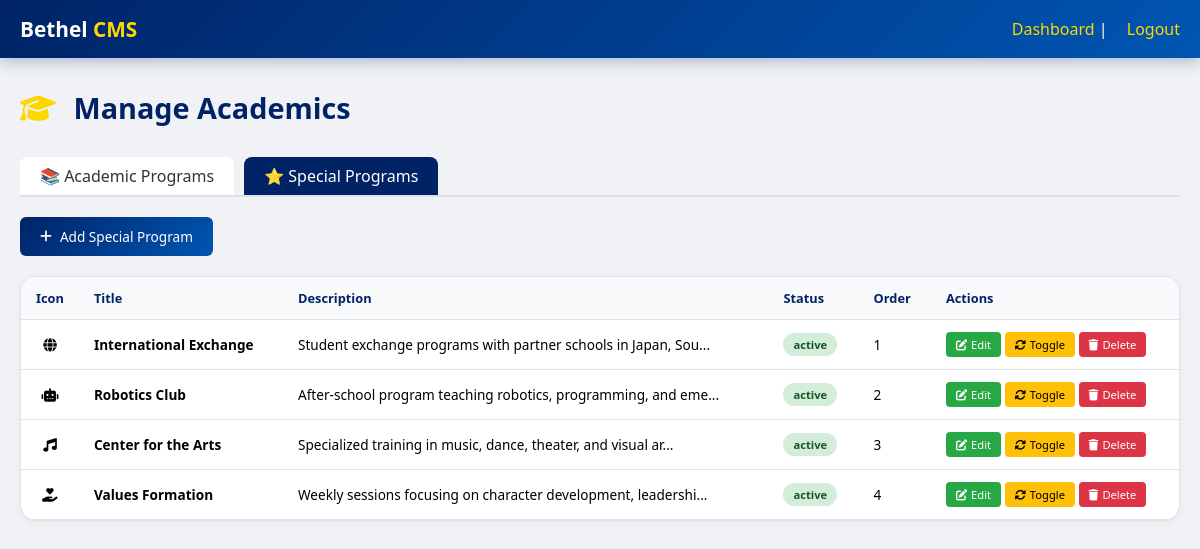
Screenshot of /admin/manage-academics.php?tab=special (signed in) with the database file from the repository.
### tables this page shows
CREATE TABLE `special_programs` (
  `id` int(11) NOT NULL,
  `title` varchar(100) NOT NULL,
  `description` text NOT NULL,
  `icon_class` varchar(50) DEFAULT NULL,
  `display_order` int(11) DEFAULT 0,
  `status` enum('active','inactive') DEFAULT 'active',
  `created_at` timestamp NOT NULL DEFAULT current_timestamp()
);

### admin/manage-academics.php (the view, shortened to what this page needs)
<?php
require_once '../includes/db.php';
$active_tab = isset($_GET['tab']) ? $_GET['tab'] : 'programs';
$special_programs = $pdo->query("SELECT * FROM special_programs ORDER BY display_order")->fetchAll();
?>
<!DOCTYPE html>
<html lang="en">
<head>
    <link rel="stylesheet" href="https://cdnjs.cloudflare.com/ajax/libs/font-awesome/6.4.0/css/all.min.css">
    <link rel="stylesheet" href="../css/admin-style.css">
</head>
<body>
<div class="admin-wrapper">
    <nav class="admin-nav"><div class="admin-nav-container"><div class="admin-logo">Bethel <span>CMS</span></div><div class="admin-user"><a href="dashboard.php">Dashboard</a> | <a href="logout.php">Logout</a></div></div></nav>
    <div class="admin-container">
        <div class="page-header"><h1><i class="fas fa-graduation-cap"></i> Manage Academics</h1></div>
        <div class="tabs">
            <a href="manage-academics.php?tab=programs" class="tab <?php echo $active_tab == 'programs' ? 'active' : ''; ?>">📚 Academic Programs</a>
            <a href="manage-academics.php?tab=special" class="tab <?php echo $active_tab == 'special' ? 'active' : ''; ?>">⭐ Special Programs</a>
        </div>
        <?php if ($active_tab == 'special'): ?>
            <button class="btn-primary" onclick="openSpecialModal()"><i class="fas fa-plus"></i> Add Special Program</button>
            <div class="data-table-container">
                <table class="data-table">
                    <thead><tr><th>Icon</th><th>Title</th><th>Description</th><th>Status</th><th>Order</th><th>Actions</th></tr></thead>
                    <tbody>
                        <?php foreach($special_programs as $sp): ?>
                        <tr>
                            <td class="icon-preview"><i class="<?php echo htmlspecialchars($sp['icon_class'] ?: 'fas fa-star'); ?>"></i></td>
                            <td><strong><?php echo htmlspecialchars($sp['title']); ?></strong></td>
                            <td><?php echo htmlspecialchars(substr($sp['description'],0,60)); ?>...</td>
                            <td><span class="status-badge status-<?php echo $sp['status']; ?>"><?php echo $sp['status']; ?></span></td>
                            <td><?php echo $sp['display_order']; ?></td>
                            <td class="actions">
                                <button class="btn-edit" onclick='editSpecial(<?php echo json_encode($sp); ?>)'><i class="fas fa-edit"></i> Edit</button>
                                <a href="?toggle_special=<?php echo $sp['id']; ?>&tab=special" class="btn-toggle"><i class="fas fa-sync-alt"></i> Toggle</a>
                                <a href="?delete_special=<?php echo $sp['id']; ?>&tab=special" class="btn-delete" onclick="return confirm('Delete?')"><i class="fas fa-trash"></i> Delete</a>
                            </td>
                        </tr>
                        <?php endforeach; ?>
                    </tbody>
                </table>
            </div>
        <?php endif; ?>
    </div>
</div>
</body>
</html>

### css/admin-style.css (style rules this page uses)
* { margin: 0; padding: 0; box-sizing: border-box; font-family: 'Segoe UI', Roboto, system-ui, sans-serif; }
:root { --primary-color: #002366; --secondary-color: #0056b3; --accent-color: #FFD700; --dark-color: #1a1a2e; --gray-light: #f8f9fa; --gray-border: #dee2e6; }
body { background: #f0f2f5; }
.admin-nav { background: linear-gradient(135deg, var(--primary-color) 0%, var(--secondary-color) 100%); color: white; padding: 15px 0; box-shadow: 0 3px 15px rgba(0, 35, 102, 0.3); position: sticky; top: 0; z-index: 100; }
.admin-nav-container { max-width: 1400px; margin: 0 auto; padding: 0 20px; display: flex; justify-content: space-between; align-items: center; flex-wrap: wrap; gap: 15px; }
.admin-logo { font-size: 1.3rem; font-weight: bold; }
.admin-logo span { color: var(--accent-color); }
.admin-user a { color: var(--accent-color); text-decoration: none; margin-left: 15px; transition: color 0.3s; }
.admin-container { max-width: 1200px; margin: 0 auto; padding: 30px 20px; }
.page-header { display: flex; justify-content: space-between; align-items: center; flex-wrap: wrap; gap: 20px; margin-bottom: 30px; }
.page-header h1 { font-size: 1.8rem; color: var(--primary-color); }
.page-header h1 i { color: var(--accent-color); margin-right: 10px; }
.btn-primary { background: linear-gradient(135deg, var(--primary-color), var(--secondary-color)); color: white; padding: 10px 20px; border: none; border-radius: 6px; cursor: pointer; font-weight: 500; font-size: 0.85rem; transition: all 0.3s; display: inline-flex; align-items: center; gap: 8px; }
.btn-edit { background: #28a745; color: white; padding: 5px 10px; border: none; border-radius: 4px; cursor: pointer; font-size: 0.7rem; display: inline-flex; align-items: center; gap: 4px; text-decoration: none; }
.btn-delete { background: #dc3545; color: white; padding: 5px 10px; border: none; border-radius: 4px; cursor: pointer; font-size: 0.7rem; display: inline-flex; align-items: center; gap: 4px; text-decoration: none; }
.btn-toggle { background: #ffc107; color: #000; padding: 5px 10px; border: none; border-radius: 4px; cursor: pointer; font-size: 0.7rem; display: inline-flex; align-items: center; gap: 4px; text-decoration: none; }
.data-table-container { background: white; border-radius: 16px; overflow-x: auto; box-shadow: 0 2px 10px rgba(0, 0, 0, 0.05); border: 1px solid var(--gray-border); margin-top: 20px; }
.data-table { width: 100%; border-collapse: collapse; }
.data-table th { background: var(--gray-light); padding: 12px 15px; text-align: left; font-weight: 600; color: var(--primary-color); border-bottom: 1px solid var(--gray-border); font-size: 0.8rem; }
.data-table td { padding: 12px 15px; border-bottom: 1px solid var(--gray-border); vertical-align: middle; font-size: 0.85rem; }
.status-badge { display: inline-block; padding: 4px 10px; border-radius: 20px; font-size: 0.7rem; font-weight: 600; }
.status-active { background: #d4edda; color: #155724; }

### admin/manage-academics.php (style rules this page uses)
.tabs { display: flex; gap: 10px; margin-bottom: 20px; border-bottom: 2px solid var(--gray-border); }
.tab { padding: 8px 20px; background: white; text-decoration: none; color: #333; border-radius: 8px 8px 0 0; transition: 0.2s; }
.tab.active { background: var(--primary-color); color: white; }
.icon-preview { font-size: 1.5rem; width: 40px; text-align: center; }

### rows the page displays
special_programs: title "International Exchange", description "Student exchange programs with partner schools in Japan, Sou", status "active", display_order "1"
special_programs: title "Robotics Club", description "After-school program teaching robotics, programming, and eme", status "active", display_order "2"
special_programs: title "Center for the Arts", description "Specialized training in music, dance, theater, and visual ar", status "active", display_order "3"
special_programs: title "Values Formation", description "Weekly sessions focusing on character development, leadershi", status "active", display_order "4"
